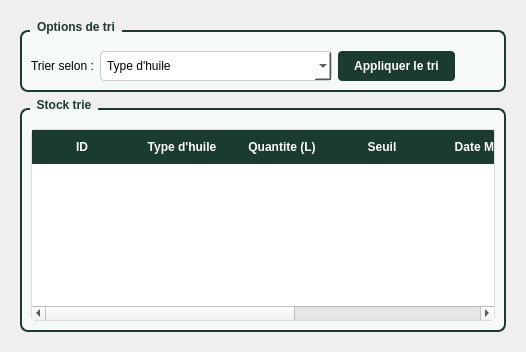
      <widget class="QWidget" name="tabTri">
       <attribute name="title">
        <string>Tri</string>
       </attribute>
       <layout class="QVBoxLayout" name="verticalLayout_2">
        <property name="leftMargin">
         <number>20</number>
        </property>
        <property name="topMargin">
         <number>20</number>
        </property>
        <property name="rightMargin">
         <number>20</number>
        </property>
        <property name="bottomMargin">
         <number>20</number>
        </property>
        <item>
         <widget class="QGroupBox" name="groupOptionsTri">
          <property name="styleSheet">
           <string notr="true">QGroupBox {
    font-weight: bold;
    border: 2px solid #1A3C2F;
    border-radius: 8px;
    margin-top: 10px;
    padding-top: 10px;
    background-color: #F5FAF7;
}
QGroupBox::title {
    subcontrol-origin: margin;
    left: 10px;
    padding: 0 5px;
    color: #1A3C2F;
}</string>
          </property>
          <property name="title">
           <string>Options de tri</string>
          </property>
          <layout class="QHBoxLayout" name="layoutTri">
           <item>
            <widget class="QLabel" name="labelTrierSelon">
             <property name="text">
              <string>Trier selon :</string>
             </property>
            </widget>
           </item>
           <item>
            <widget class="QComboBox" name="comboTriCritere">
             <property name="styleSheet">
              <string notr="true">QComboBox {
    border: 1px solid #ccc;
    border-radius: 4px;
    padding: 6px;
    background: white;
    min-width: 200px;
}</string>
             </property>
             <item>
              <property name="text">
               <string>Type d'huile</string>
              </property>
             </item>
             <item>
              <property name="text">
               <string>Quantite disponible</string>
              </property>
             </item>
             <item>
              <property name="text">
               <string>Etat du stock</string>
              </property>
             </item>
             <item>
              <property name="text">
               <string>Date derniere mise a jour</string>
              </property>
             </item>
            </widget>
           </item>
           <item>
            <widget class="QPushButton" name="btnAppliquerTri">
             <property name="styleSheet">
              <string notr="true">QPushButton {
    background-color: #1A3C2F;
    color: white;
    border: none;
    padding: 8px 16px;
    border-radius: 4px;
    font-weight: bold;
}
QPushButton:hover {
    background-color: #234D3D;
}</string>
             </property>
             <property name="text">
              <string>Appliquer le tri</string>
             </property>
            </widget>
           </item>
           <item>
            <spacer name="horizontalSpacer_2">
             <property name="orientation">
              <enum>Qt::Orientation::Horizontal</enum>
             </property>
             <property name="sizeHint" stdset="0">
              <size>
               <width>40</width>
               <height>20</height>
              </size>
             </property>
            </spacer>
           </item>
          </layout>
         </widget>
        </item>
        <item>
         <widget class="QGroupBox" name="groupTableTriee">
          <property name="styleSheet">
           <string notr="true">QGroupBox {
    font-weight: bold;
    border: 2px solid #1A3C2F;
    border-radius: 8px;
    margin-top: 10px;
    padding-top: 10px;
    background-color: #F5FAF7;
}
QGroupBox::title {
    subcontrol-origin: margin;
    left: 10px;
    padding: 0 5px;
    color: #1A3C2F;
}</string>
          </property>
          <property name="title">
           <string>Stock trie</string>
          </property>
          <layout class="QVBoxLayout" name="layoutTableTriee">
           <item>
            <widget class="QTableWidget" name="tableTriee">
             <property name="styleSheet">
              <string notr="true">QTableWidget {
    border: 1px solid #ddd;
    border-radius: 4px;
    gridline-color: #e0e0e0;
}
QTableWidget::item:selected {
    background-color: #D0E5DC;
    color: black;
}
QHeaderView::section {
    background-color: #1A3C2F;
    color: white;
    padding: 8px;
    border: none;
    font-weight: bold;
}</string>
             </property>
             <property name="alternatingRowColors">
              <bool>true</bool>
             </property>
             <property name="selectionBehavior">
              <enum>QAbstractItemView::SelectionBehavior::SelectRows</enum>
             </property>
             <column>
              <property name="text">
               <string>ID</string>
              </property>
             </column>
             <column>
              <property name="text">
               <string>Type d'huile</string>
              </property>
             </column>
             <column>
              <property name="text">
               <string>Quantite (L)</string>
              </property>
             </column>
             <column>
              <property name="text">
               <string>Seuil</string>
              </property>
             </column>
             <column>
              <property name="text">
               <string>Date MAJ</string>
              </property>
             </column>
             <column>
              <property name="text">
               <string>Emplacement</string>
              </property>
             </column>
             <column>
              <property name="text">
               <string>Etat</string>
              </property>
             </column>
            </widget>
           </item>
          </layout>
         </widget>
        </item>
       </layout>
      </widget>
